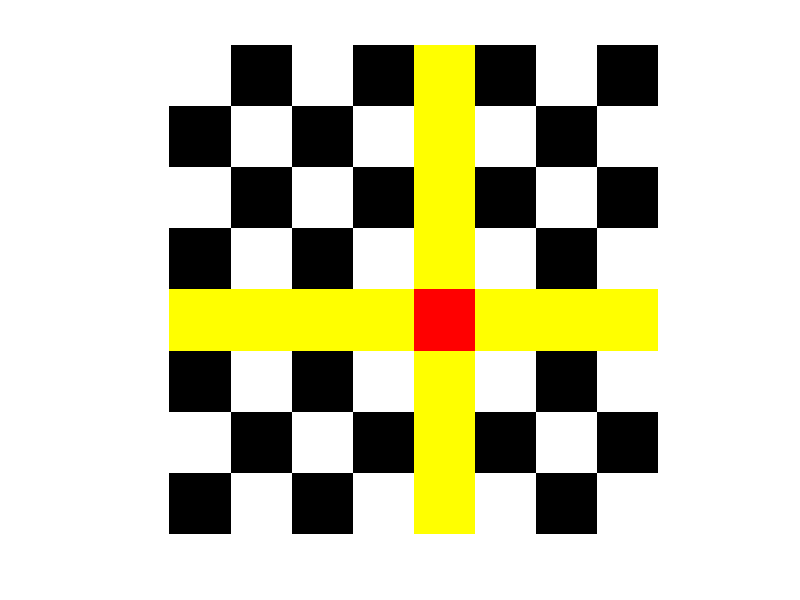

The MATLAB source for this figure:
%Lab 10 C: Rook's Moves
clc;clear;
img=uint8(zeros(800,800,3));
[h,w,c]=size(img);
row = input('Enter the row the rook is on: ');
col = input('Enter the column the rook is on: ');
row = row*100-99;
col = col*100-99;

count = 1;
for ii=1:100:800
    for jj=1:100:800
        if count==1
            img(ii:ii+99,jj:jj+99,:)=255;
            count=0;
        else
            img(ii:ii+99,jj:jj+99,:)=0;
            count=1;
        end
        if ii==row || jj==col
            img(ii:ii+99,jj:jj+99,1:2)=255;
            img(ii:ii+99,jj:jj+99,3)=0;
        end
    end
    if count==1
        count = 0;
    else
        count=1;
    end
end

img(row:row+99,col:col+99,1)=255;
img(row:row+99,col:col+99,2:3)=0;

imshow(img)